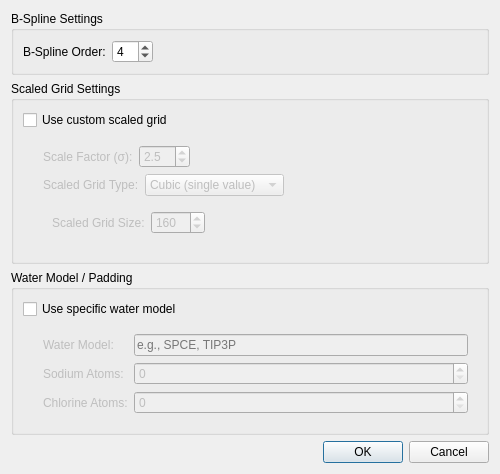
<?xml version="1.0" encoding="UTF-8"?>
<ui version="4.0">
 <class>AdvancedOptionsDialog</class>
 <widget class="QDialog" name="AdvancedOptionsDialog">
  <property name="geometry">
   <rect>
    <x>0</x>
    <y>0</y>
    <width>500</width>
    <height>450</height>
   </rect>
  </property>
  <property name="windowTitle">
   <string>Advanced Options</string>
  </property>
  <property name="modal">
   <bool>true</bool>
  </property>
  <layout class="QVBoxLayout" name="verticalLayout">
   <item>
    <widget class="QGroupBox" name="bsplineGroup">
     <property name="title">
      <string>B-Spline Settings</string>
     </property>
     <layout class="QHBoxLayout" name="horizontalLayout">
      <item>
       <widget class="QLabel" name="label">
        <property name="text">
         <string>B-Spline Order:</string>
        </property>
       </widget>
      </item>
      <item>
       <widget class="QSpinBox" name="orderSpin">
        <property name="minimum">
         <number>1</number>
        </property>
        <property name="maximum">
         <number>10</number>
        </property>
        <property name="value">
         <number>4</number>
        </property>
       </widget>
      </item>
      <item>
       <spacer name="horizontalSpacer">
        <property name="orientation">
         <enum>Qt::Horizontal</enum>
        </property>
        <property name="sizeHint" stdset="0">
         <size>
          <width>40</width>
          <height>20</height>
         </size>
        </property>
       </spacer>
      </item>
     </layout>
    </widget>
   </item>
   <item>
    <widget class="QGroupBox" name="scaledGroup">
     <property name="title">
      <string>Scaled Grid Settings</string>
     </property>
     <layout class="QVBoxLayout" name="verticalLayout_2">
      <item>
       <widget class="QCheckBox" name="scaledGridCheck">
        <property name="text">
         <string>Use custom scaled grid</string>
        </property>
       </widget>
      </item>
      <item>
       <widget class="QWidget" name="scaledGridWidget" native="true">
        <property name="enabled">
         <bool>false</bool>
        </property>
        <layout class="QVBoxLayout" name="verticalLayout_3">
         <property name="leftMargin">
          <number>20</number>
         </property>
         <item>
          <layout class="QHBoxLayout" name="horizontalLayout_2">
           <item>
            <widget class="QLabel" name="label_2">
             <property name="text">
              <string>Scale Factor (σ):</string>
             </property>
            </widget>
           </item>
           <item>
            <widget class="QDoubleSpinBox" name="scaleFactorSpin">
             <property name="decimals">
              <number>1</number>
             </property>
             <property name="minimum">
              <double>0.100000000000000</double>
             </property>
             <property name="maximum">
              <double>10.000000000000000</double>
             </property>
             <property name="singleStep">
              <double>0.100000000000000</double>
             </property>
             <property name="value">
              <double>2.500000000000000</double>
             </property>
            </widget>
           </item>
           <item>
            <spacer name="horizontalSpacer_2">
             <property name="orientation">
              <enum>Qt::Horizontal</enum>
             </property>
             <property name="sizeHint" stdset="0">
              <size>
               <width>40</width>
               <height>20</height>
              </size>
             </property>
            </spacer>
           </item>
          </layout>
         </item>
         <item>
          <layout class="QHBoxLayout" name="horizontalLayout_3">
           <item>
            <widget class="QLabel" name="label_3">
             <property name="text">
              <string>Scaled Grid Type:</string>
             </property>
            </widget>
           </item>
           <item>
            <widget class="QComboBox" name="scaledGridTypeCombo">
             <item>
              <property name="text">
               <string>Cubic (single value)</string>
              </property>
             </item>
             <item>
              <property name="text">
               <string>Custom (x, y, z)</string>
              </property>
             </item>
            </widget>
           </item>
           <item>
            <spacer name="horizontalSpacer_3">
             <property name="orientation">
              <enum>Qt::Horizontal</enum>
             </property>
             <property name="sizeHint" stdset="0">
              <size>
               <width>40</width>
               <height>20</height>
              </size>
             </property>
            </spacer>
           </item>
          </layout>
         </item>
         <item>
          <widget class="QStackedWidget" name="scaledStackedWidget">
           <property name="currentIndex">
            <number>0</number>
           </property>
           <widget class="QWidget" name="singleScaledPage">
            <layout class="QHBoxLayout" name="horizontalLayout_4">
             <item>
              <widget class="QLabel" name="label_4">
               <property name="text">
                <string>Scaled Grid Size:</string>
               </property>
              </widget>
             </item>
             <item>
              <widget class="QSpinBox" name="scaledGridSingleSpin">
               <property name="minimum">
                <number>1</number>
               </property>
               <property name="maximum">
                <number>2000</number>
               </property>
               <property name="value">
                <number>160</number>
               </property>
              </widget>
             </item>
             <item>
              <spacer name="horizontalSpacer_4">
               <property name="orientation">
                <enum>Qt::Horizontal</enum>
               </property>
               <property name="sizeHint" stdset="0">
                <size>
                 <width>40</width>
                 <height>20</height>
                </size>
               </property>
              </spacer>
             </item>
            </layout>
           </widget>
           <widget class="QWidget" name="tripleScaledPage">
            <layout class="QHBoxLayout" name="horizontalLayout_5">
             <item>
              <widget class="QLabel" name="label_5">
               <property name="text">
                <string>X:</string>
               </property>
              </widget>
             </item>
             <item>
              <widget class="QSpinBox" name="scaledGridXSpin">
               <property name="minimum">
                <number>1</number>
               </property>
               <property name="maximum">
                <number>2000</number>
               </property>
               <property name="value">
                <number>160</number>
               </property>
              </widget>
             </item>
             <item>
              <widget class="QLabel" name="label_6">
               <property name="text">
                <string>Y:</string>
               </property>
              </widget>
             </item>
             <item>
              <widget class="QSpinBox" name="scaledGridYSpin">
               <property name="minimum">
                <number>1</number>
               </property>
               <property name="maximum">
                <number>2000</number>
               </property>
               <property name="value">
                <number>160</number>
               </property>
              </widget>
             </item>
             <item>
              <widget class="QLabel" name="label_7">
               <property name="text">
                <string>Z:</string>
               </property>
              </widget>
             </item>
             <item>
              <widget class="QSpinBox" name="scaledGridZSpin">
               <property name="minimum">
                <number>1</number>
               </property>
               <property name="maximum">
                <number>2000</number>
               </property>
               <property name="value">
                <number>160</number>
               </property>
              </widget>
             </item>
             <item>
              <spacer name="horizontalSpacer_5">
               <property name="orientation">
                <enum>Qt::Horizontal</enum>
               </property>
               <property name="sizeHint" stdset="0">
                <size>
                 <width>40</width>
                 <height>20</height>
                </size>
               </property>
              </spacer>
             </item>
            </layout>
           </widget>
          </widget>
         </item>
        </layout>
       </widget>
      </item>
     </layout>
    </widget>
   </item>
   <item>
    <widget class="QGroupBox" name="waterGroup">
     <property name="title">
      <string>Water Model / Padding</string>
     </property>
     <layout class="QVBoxLayout" name="verticalLayout_4">
      <item>
       <widget class="QCheckBox" name="waterModelCheck">
        <property name="text">
         <string>Use specific water model</string>
        </property>
       </widget>
      </item>
      <item>
       <widget class="QWidget" name="waterModelWidget" native="true">
        <property name="enabled">
         <bool>false</bool>
        </property>
        <layout class="QGridLayout" name="gridLayout">
         <property name="leftMargin">
          <number>20</number>
         </property>
         <item row="0" column="0">
          <widget class="QLabel" name="label_8">
           <property name="text">
            <string>Water Model:</string>
           </property>
          </widget>
         </item>
         <item row="0" column="1">
          <widget class="QLineEdit" name="waterModelEdit">
           <property name="placeholderText">
            <string>e.g., SPCE, TIP3P</string>
           </property>
          </widget>
         </item>
         <item row="1" column="0">
          <widget class="QLabel" name="label_9">
           <property name="text">
            <string>Sodium Atoms:</string>
           </property>
          </widget>
         </item>
         <item row="1" column="1">
          <widget class="QSpinBox" name="sodiumSpin">
           <property name="maximum">
            <number>10000</number>
           </property>
          </widget>
         </item>
         <item row="2" column="0">
          <widget class="QLabel" name="label_10">
           <property name="text">
            <string>Chlorine Atoms:</string>
           </property>
          </widget>
         </item>
         <item row="2" column="1">
          <widget class="QSpinBox" name="chlorineSpin">
           <property name="maximum">
            <number>10000</number>
           </property>
          </widget>
         </item>
        </layout>
       </widget>
      </item>
     </layout>
    </widget>
   </item>
   <item>
    <spacer name="verticalSpacer">
     <property name="orientation">
      <enum>Qt::Vertical</enum>
     </property>
     <property name="sizeHint" stdset="0">
      <size>
       <width>20</width>
       <height>40</height>
      </size>
     </property>
    </spacer>
   </item>
   <item>
    <widget class="QDialogButtonBox" name="buttonBox">
     <property name="orientation">
      <enum>Qt::Horizontal</enum>
     </property>
     <property name="standardButtons">
      <set>QDialogButtonBox::Cancel|QDialogButtonBox::Ok</set>
     </property>
    </widget>
   </item>
  </layout>
 </widget>
 <resources/>
 <connections>
  <connection>
   <sender>buttonBox</sender>
   <signal>accepted()</signal>
   <receiver>AdvancedOptionsDialog</receiver>
   <slot>accept()</slot>
   <hints>
    <hint type="sourcelabel">
     <x>248</x>
     <y>424</y>
    </hint>
    <hint type="destinationlabel">
     <x>157</x>
     <y>274</y>
    </hint>
   </hints>
  </connection>
  <connection>
   <sender>buttonBox</sender>
   <signal>rejected()</signal>
   <receiver>AdvancedOptionsDialog</receiver>
   <slot>reject()</slot>
   <hints>
    <hint type="sourcelabel">
     <x>316</x>
     <y>424</y>
    </hint>
    <hint type="destinationlabel">
     <x>286</x>
     <y>274</y>
    </hint>
   </hints>
  </connection>
  <connection>
   <sender>scaledGridCheck</sender>
   <signal>toggled(bool)</signal>
   <receiver>scaledGridWidget</receiver>
   <slot>setEnabled(bool)</slot>
   <hints>
    <hint type="sourcelabel">
     <x>100</x>
     <y>130</y>
    </hint>
    <hint type="destinationlabel">
     <x>250</x>
     <y>180</y>
    </hint>
   </hints>
  </connection>
  <connection>
   <sender>waterModelCheck</sender>
   <signal>toggled(bool)</signal>
   <receiver>waterModelWidget</receiver>
   <slot>setEnabled(bool)</slot>
   <hints>
    <hint type="sourcelabel">
     <x>100</x>
     <y>300</y>
    </hint>
    <hint type="destinationlabel">
     <x>250</x>
     <y>350</y>
    </hint>
   </hints>
  </connection>
  <connection>
   <sender>scaledGridTypeCombo</sender>
   <signal>currentIndexChanged(int)</signal>
   <receiver>scaledStackedWidget</receiver>
   <slot>setCurrentIndex(int)</slot>
   <hints>
    <hint type="sourcelabel">
     <x>200</x>
     <y>190</y>
    </hint>
    <hint type="destinationlabel">
     <x>250</x>
     <y>220</y>
    </hint>
   </hints>
  </connection>
 </connections>
</ui>
